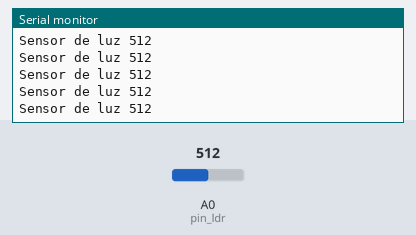
Simulated run of this sketch. Board: Arduino Uno, built with avr-gcc and run on an emulated ATmega328P. On the bench: the last lines printed to the serial monitor. The inputs (shaded band) are chosen by the test bench; at power-on: A0 (pin_ldr) = 512.

Above: at 1.2 s.
1.3 s: A0 (pin_ldr) set to 716
At 1.31 s:
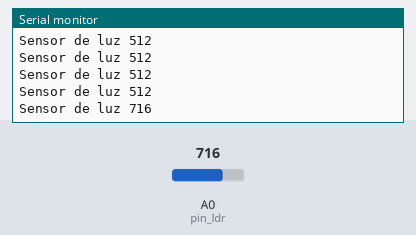
2.8 s: A0 (pin_ldr) set to 900
At 2.82 s:
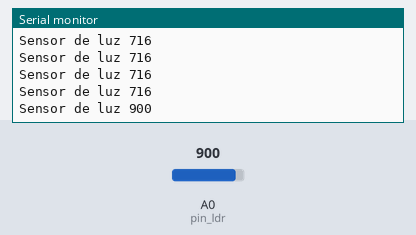
Timing chart, 0 to 5.8 s (numbered marks = the images above; inputs shaded):
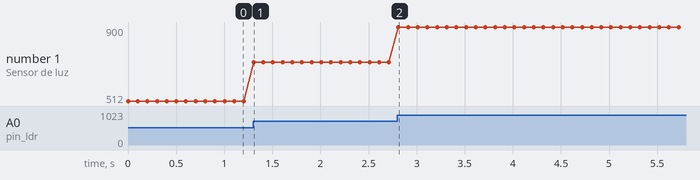

Measured:
- after the input at 1.3 s, the serial monitor: prints a new line at once (image 1)
- after the input at 2.8 s, the serial monitor: prints a new line at once (image 2)
- plotted number 1: 512 → 716 after the input at 1.3 s, 716 → 900 after the input at 2.8 s

The sketch:

experiment_ldr.ino
```cpp
int pin_ldr = 0;
void setup() {
   Serial.begin(9600);
}

void loop() {
  int analog_val = analogRead(pin_ldr);
  Serial.print("Sensor de luz ");
  Serial.println(analog_val);
  delay(100);
}
```
